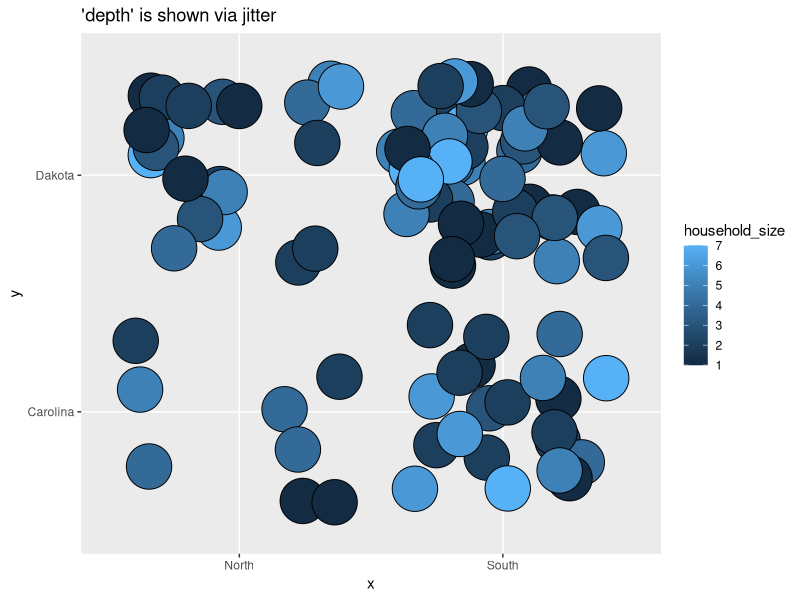
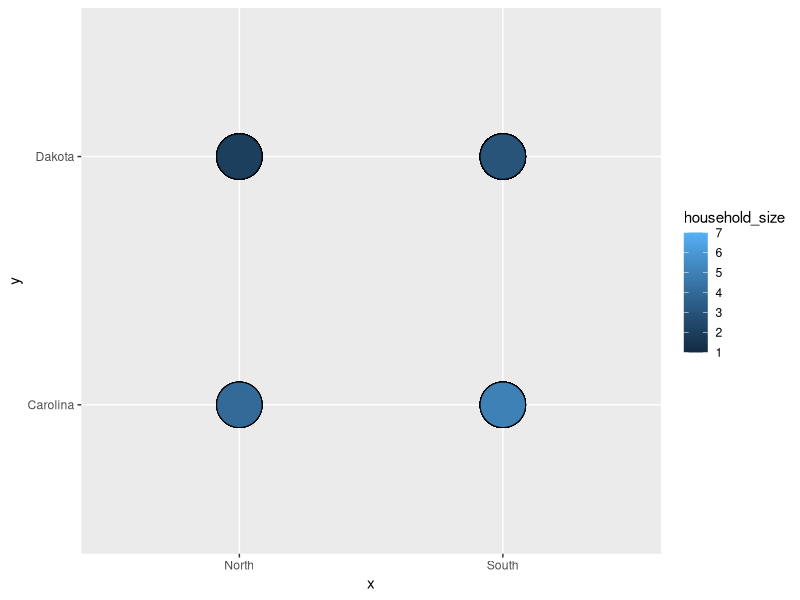
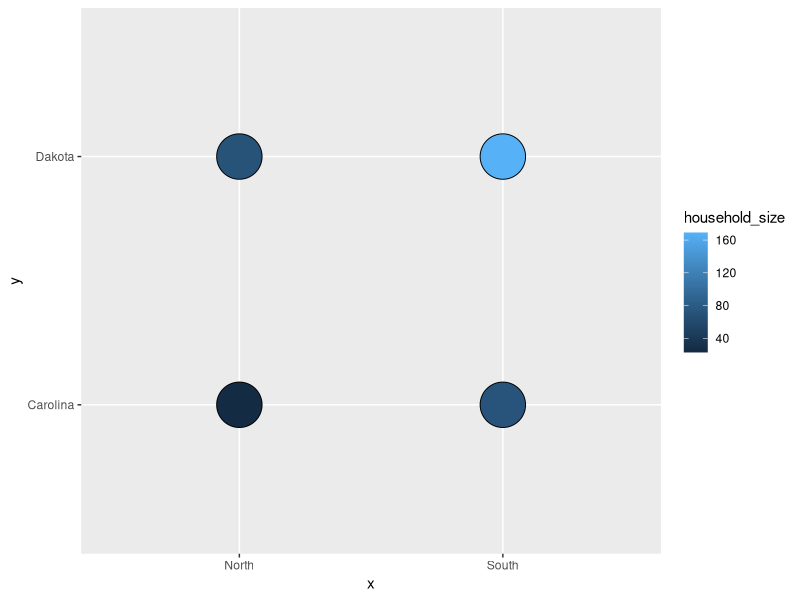
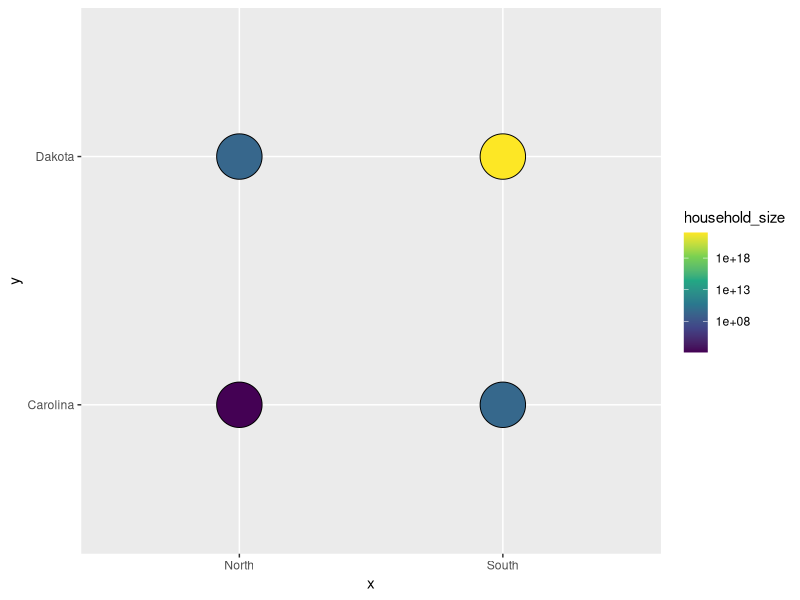
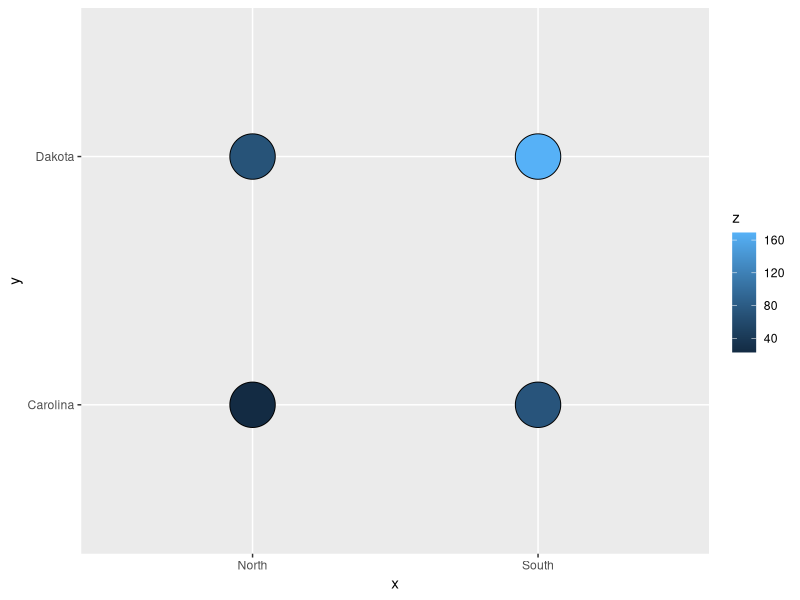
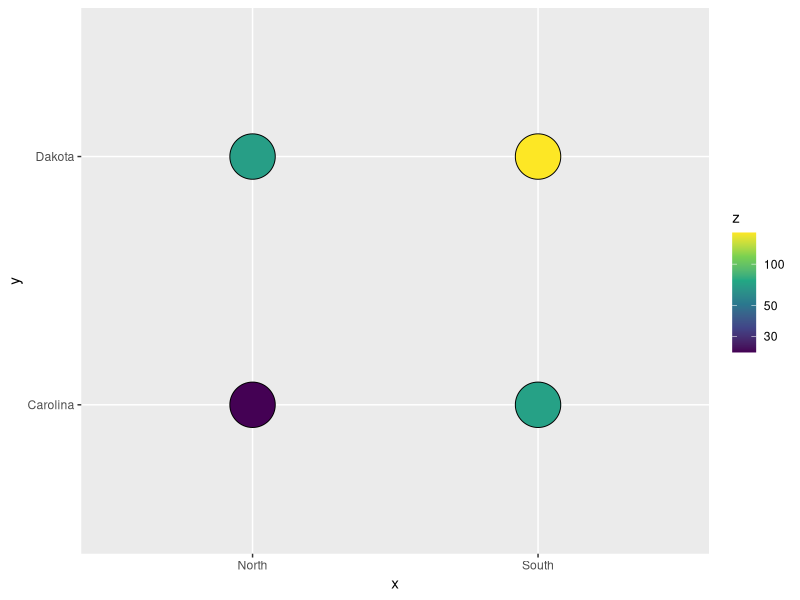
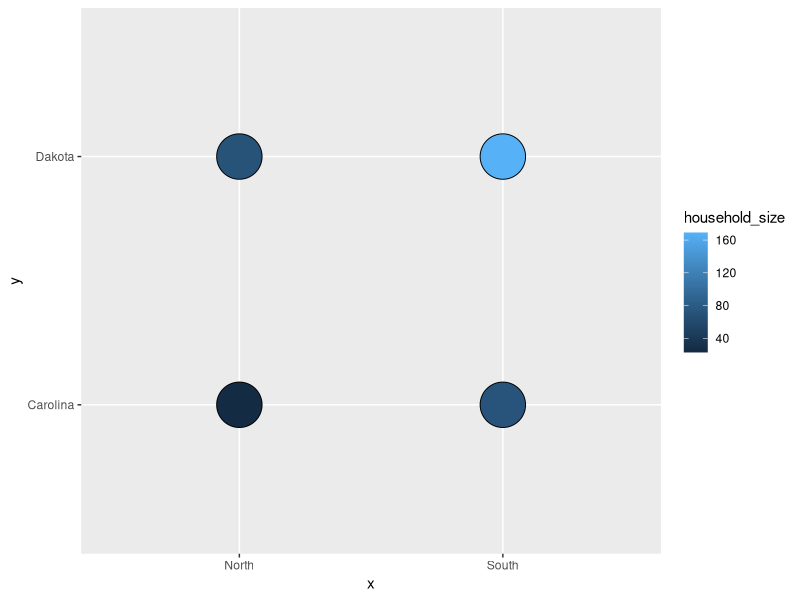
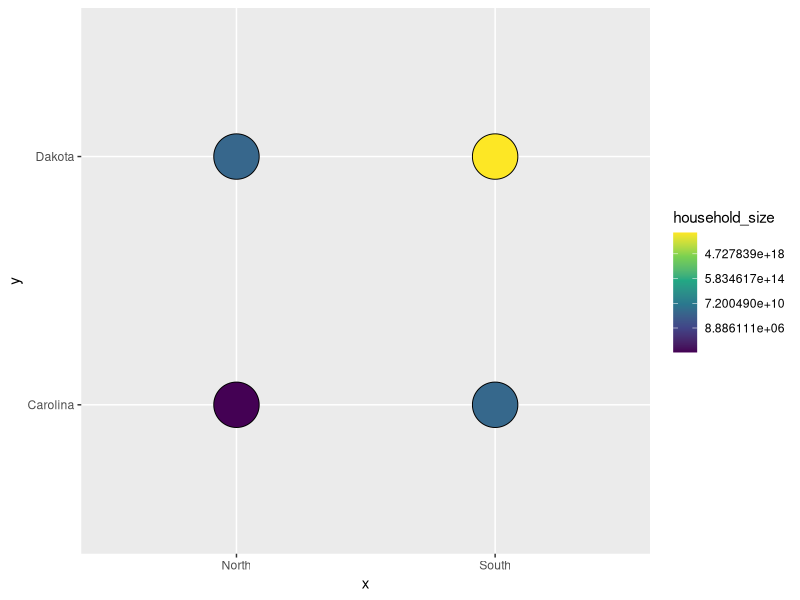

The R script that drew these images, in order: (Note: this script raises an error after producing the figures.)
## ---- chunk 1
knitr::opts_chunk$set(echo = TRUE)
options(tidyverse.quiet = TRUE)
## ---- chunk 2
library(tidyverse)

compute_fill_collapse <- function(data, scales){
  
  if(is.null(data$fill)){data$fill <- 1}
  
  data |> 
    summarise(fill = sum(fill),
              summary = sum(fill))
  
}


StatFillCollapse <- ggproto("StatFillCollapse", 
                            Stat,
                            compute_group = compute_fill_collapse,
                            default_aes = aes(fill = after_stat(fill)))


set.seed(12346)

tibble(x = sample(c("North", "South"), 100, replace = T, prob = c(.3,.7)), 
       y = sample(c("Carolina", "Dakota"), 100, replace = T, prob = c(.3,.7)),
       household_size = sample(1:7, 100, replace = T, prob = 7:1)) ->
df

df


df |> 
  summarise(agg = sum(household_size), .by = c(x,y))
  
ggplot(df) + 
  aes(x = x, y = y, fill = household_size) + 
  geom_point(shape = 21, size = 15, position = "jitter") + 
  labs(title = "'depth' is shown via jitter")

layer_data() |> nrow()

# superficial fill, overplotting
ggplot(df) + 
  aes(x = x, y = y, fill = household_size) + 
  geom_point(shape = 21, size = 15)

layer_data() |> nrow()

# deep fill, collapsing by group
ggplot(df) + 
  aes(x = x, y = y, fill = household_size) + 
  geom_point(stat = StatFillCollapse, shape = 21, size = 15)

layer_data()

# uh-oh, log transformation not doing what might want
last_plot() + 
  scale_fill_viridis_c(transform = "log10")

layer_data()

## ---- chunk 3
# which is 

# superficial fill with jitter
df |> 
  group_by(x = x, y =  y) |>
  summarise(z = sum(household_size)) ->
precompute

precompute |>
  ggplot() + 
  aes(x = x, y = y, fill = z) + 
  geom_point(shape = 21, size = 15)

last_plot() + 
  scale_fill_viridis_c(transform = "log10")

# so some variations on StatFillCollase

# no default aes
StatFillCollapse$default_aes <- aes()

# gives us discrete scale
ggplot(df) + 
  aes(x = x, y = y, fill = household_size) + 
  geom_point(stat = StatFillCollapse, shape = 21, size = 15)

last_plot() + 
  scale_fill_viridis_c(transform = "log")

StatFillCollapse$default_aes <- aes(fill = after_stat(summary))

ggplot(df) + 
  aes(x = x, y = y, fill = household_size) + labs(fill = "agg household size") +
  geom_point(stat = StatFillCollapse, shape = 21, size = 15)

last_plot() + 
  scale_fill_viridis_c(transform = "log")




## ---- chunk 4
library(tidyverse)

compute_fill_collapse <- function(data, scales){
  
  data$summary <- data$summary %||% 1
  
  data |> 
    summarise(summary = sum(summary))
  
}


StatFillCollapse <- ggproto("StatFillCollapse", 
                            Stat,
                            compute_group = compute_fill_collapse,
                            default_aes = aes(fill = after_stat(summary)))


set.seed(12346)

tibble(x = sample(c("North", "South"), 100, replace = T, prob = c(.3,.7)), 
       y = sample(c("Carolina", "Dakota"), 100, replace = T, prob = c(.3,.7)),
       household_size = sample(1:7, 100, replace = T, prob = 7:1)) ->
df

df


df |> 
  summarise(agg = sum(household_size), .by = c(x,y))
  
ggplot(df) + 
  aes(x = x, y = y, fill = household_size) + 
  geom_point(shape = 21, size = 15, position = "jitter") + 
  labs(title = "'depth' is shown via jitter")

layer_data() |> nrow()

# superficial fill, overplotting
ggplot(df) + 
  aes(x = x, y = y, fill = household_size) + 
  geom_point(shape = 21, size = 15)

layer_data() |> nrow()

# deep fill, collapsing by group
ggplot(df) + 
  aes(x = x, y = y) + 
  geom_point(stat = StatFillCollapse, shape = 21, size = 15,
             geom)

layer_data()

# uh-oh, log transformation not doing what might want
last_plot() + 
  scale_fill_viridis_c(transform = "log10")

layer_data()
